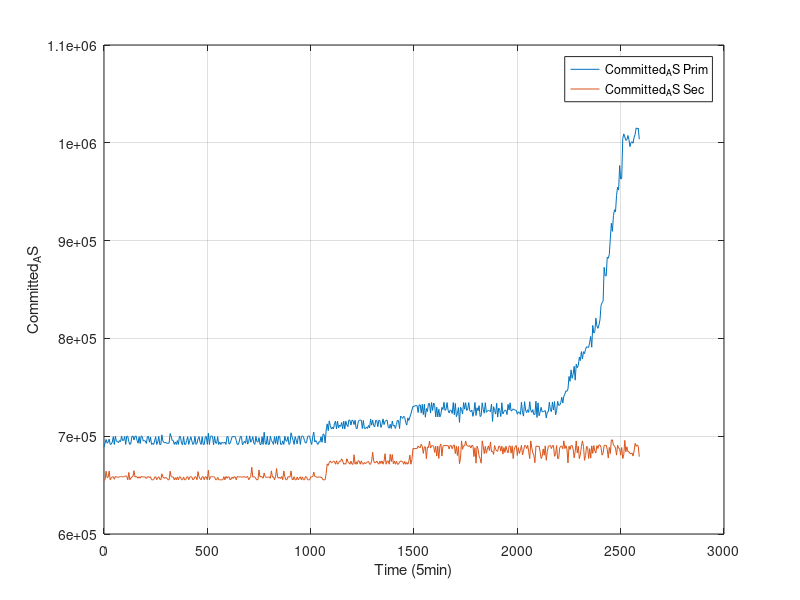

Here is the MATLAB script that generated this plot:
#! /usr/bin/octave -qf
fig = figure;
data = dlmread("finput.txt"," ");
data_sec = dlmread("finput_sec.txt"," ");
size(data);
size(data_sec);
set(fig, "visible", "off");

time =  data(:,1);
MemTotal =  data(:,2);
MemFree =  data(:,3);
Buffers =  data(:,4);
Cached =  data(:,5);
SwapCached =  data(:,6);
Active =  data(:,7);
Inactive =  data(:,8);
SwapTotal =  data(:,9);
SwapFree =  data(:,10);
Dirty =  data(:,11);
Writeback =  data(:,12);
AnonPages =  data(:,13);
Mapped =  data(:,14);
Slab =  data(:,15);
SReclaimable =  data(:,16);
SUnreclaim =  data(:,17);
PageTables =  data(:,18);
NFS_Unstable =  data(:,19);
Bounce =  data(:,20);
WritebackTmp =  data(:,21);
CommitLimit =  data(:,22);
Committed_AS =  data(:,23);
VmallocTotal =  data(:,24);
VmallocUsed =  data(:,25);
VmallocChunk =  data(:,26);

time_sec =  data_sec(:,1);
MemTotal_sec =  data_sec(:,2);
MemFree_sec =  data_sec(:,3);
Buffers_sec =  data_sec(:,4);
Cached_sec =  data_sec(:,5);
SwapCached_sec =  data_sec(:,6);
Active_sec =  data_sec(:,7);
Inactive_sec =  data_sec(:,8);
SwapTotal_sec =  data_sec(:,9);
SwapFree_sec =  data_sec(:,10);
Dirty_sec =  data_sec(:,11);
Writeback_sec =  data_sec(:,12);
AnonPages_sec =  data_sec(:,13);
Mapped_sec =  data_sec(:,14);
Slab_sec =  data_sec(:,15);
SReclaimable_sec =  data_sec(:,16);
SUnreclaim_sec =  data_sec(:,17);
PageTables_sec =  data_sec(:,18);
NFS_Unstable_sec =  data_sec(:,19);
Bounce_sec =  data_sec(:,20);
WritebackTmp_sec =  data_sec(:,21);
CommitLimit_sec =  data_sec(:,22);
Committed_AS_sec =  data_sec(:,23);
VmallocTotal_sec =  data_sec(:,24);
VmallocUsed_sec =  data_sec(:,25);
VmallocChunk_sec =  data_sec(:,26);


plot(time,Committed_AS,";Committed_AS Prim;",time,Committed_AS_sec,";Committed_AS Sec;"), grid

xlabel("Time (5min)");
ylabel("Committed_AS");
print("Committed_AS.png", "-dpng");


